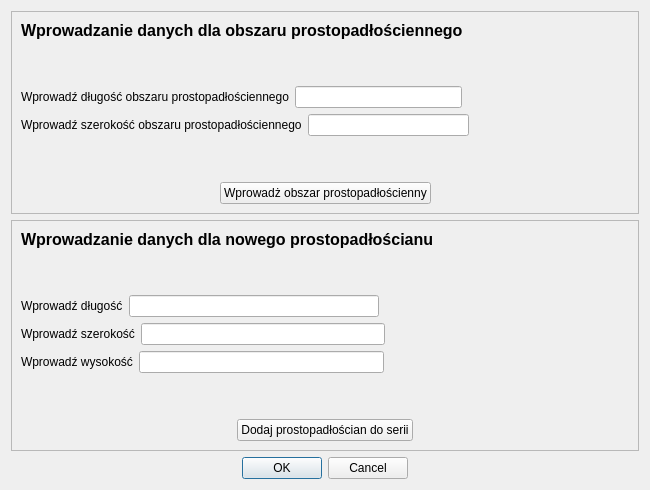
<?xml version="1.0" encoding="UTF-8"?>
<ui version="4.0">
 <class>ManualDataInsertForm</class>
 <widget class="QWidget" name="ManualDataInsertForm">
  <property name="windowModality">
   <enum>Qt::ApplicationModal</enum>
  </property>
  <property name="geometry">
   <rect>
    <x>0</x>
    <y>0</y>
    <width>650</width>
    <height>490</height>
   </rect>
  </property>
  <property name="windowTitle">
   <string>Ręczne wprowadzanie danych</string>
  </property>
  <layout class="QGridLayout" name="gridLayout_3">
   <item row="0" column="0">
    <widget class="QFrame" name="frame">
     <property name="frameShape">
      <enum>QFrame::StyledPanel</enum>
     </property>
     <property name="frameShadow">
      <enum>QFrame::Raised</enum>
     </property>
     <layout class="QGridLayout" name="gridLayout_2">
      <item row="5" column="0">
       <layout class="QHBoxLayout" name="horizontalLayout_3">
        <item>
         <spacer name="horizontalSpacer_7">
          <property name="orientation">
           <enum>Qt::Horizontal</enum>
          </property>
          <property name="sizeHint" stdset="0">
           <size>
            <width>40</width>
            <height>20</height>
           </size>
          </property>
         </spacer>
        </item>
        <item>
         <widget class="QPushButton" name="sphereButton">
          <property name="text">
           <string>Wprowadż obszar prostopadłościenny</string>
          </property>
         </widget>
        </item>
        <item>
         <spacer name="horizontalSpacer_12">
          <property name="orientation">
           <enum>Qt::Horizontal</enum>
          </property>
          <property name="sizeHint" stdset="0">
           <size>
            <width>40</width>
            <height>20</height>
           </size>
          </property>
         </spacer>
        </item>
       </layout>
      </item>
      <item row="2" column="0">
       <layout class="QHBoxLayout" name="horizontalLayout">
        <item>
         <widget class="QLabel" name="label_5">
          <property name="text">
           <string>Wprowadź długość obszaru prostopadłościennego</string>
          </property>
         </widget>
        </item>
        <item>
         <widget class="QLineEdit" name="sphereLengthLineEdit"/>
        </item>
        <item>
         <spacer name="horizontalSpacer_5">
          <property name="orientation">
           <enum>Qt::Horizontal</enum>
          </property>
          <property name="sizeHint" stdset="0">
           <size>
            <width>40</width>
            <height>20</height>
           </size>
          </property>
         </spacer>
        </item>
       </layout>
      </item>
      <item row="3" column="0">
       <layout class="QHBoxLayout" name="horizontalLayout_4">
        <item>
         <widget class="QLabel" name="label">
          <property name="text">
           <string>Wprowadź szerokość obszaru prostopadłościennego</string>
          </property>
         </widget>
        </item>
        <item>
         <widget class="QLineEdit" name="sphereWidthLineEdit"/>
        </item>
        <item>
         <spacer name="horizontalSpacer_6">
          <property name="orientation">
           <enum>Qt::Horizontal</enum>
          </property>
          <property name="sizeHint" stdset="0">
           <size>
            <width>40</width>
            <height>20</height>
           </size>
          </property>
         </spacer>
        </item>
       </layout>
      </item>
      <item row="0" column="0">
       <widget class="QLabel" name="label_7">
        <property name="text">
         <string>&lt;html&gt;&lt;head/&gt;&lt;body&gt;&lt;p&gt;&lt;span style=&quot; font-size:12pt; font-weight:600;&quot;&gt;Wprowadzanie danych dla obszaru prostopadłościennego&lt;/span&gt;&lt;/p&gt;&lt;/body&gt;&lt;/html&gt;</string>
        </property>
       </widget>
      </item>
      <item row="4" column="0">
       <spacer name="verticalSpacer">
        <property name="orientation">
         <enum>Qt::Vertical</enum>
        </property>
        <property name="sizeHint" stdset="0">
         <size>
          <width>20</width>
          <height>40</height>
         </size>
        </property>
       </spacer>
      </item>
      <item row="1" column="0">
       <spacer name="verticalSpacer_2">
        <property name="orientation">
         <enum>Qt::Vertical</enum>
        </property>
        <property name="sizeHint" stdset="0">
         <size>
          <width>20</width>
          <height>40</height>
         </size>
        </property>
       </spacer>
      </item>
     </layout>
    </widget>
   </item>
   <item row="1" column="0">
    <widget class="QFrame" name="frame_2">
     <property name="frameShape">
      <enum>QFrame::StyledPanel</enum>
     </property>
     <property name="frameShadow">
      <enum>QFrame::Raised</enum>
     </property>
     <layout class="QGridLayout" name="gridLayout">
      <item row="4" column="0">
       <layout class="QHBoxLayout" name="horizontalLayout_7">
        <item>
         <widget class="QLabel" name="label_4">
          <property name="text">
           <string>Wprowadź wysokość</string>
          </property>
         </widget>
        </item>
        <item>
         <widget class="QLineEdit" name="cuboidHeightLineEdit"/>
        </item>
        <item>
         <spacer name="horizontalSpacer_4">
          <property name="orientation">
           <enum>Qt::Horizontal</enum>
          </property>
          <property name="sizeHint" stdset="0">
           <size>
            <width>40</width>
            <height>20</height>
           </size>
          </property>
         </spacer>
        </item>
       </layout>
      </item>
      <item row="3" column="0">
       <layout class="QHBoxLayout" name="horizontalLayout_6">
        <item>
         <widget class="QLabel" name="label_3">
          <property name="text">
           <string>Wprowadź szerokość</string>
          </property>
         </widget>
        </item>
        <item>
         <widget class="QLineEdit" name="cuboidWidthLineEdit"/>
        </item>
        <item>
         <spacer name="horizontalSpacer">
          <property name="orientation">
           <enum>Qt::Horizontal</enum>
          </property>
          <property name="sizeHint" stdset="0">
           <size>
            <width>40</width>
            <height>20</height>
           </size>
          </property>
         </spacer>
        </item>
       </layout>
      </item>
      <item row="6" column="0">
       <layout class="QHBoxLayout" name="horizontalLayout_8">
        <item>
         <spacer name="horizontalSpacer_11">
          <property name="orientation">
           <enum>Qt::Horizontal</enum>
          </property>
          <property name="sizeHint" stdset="0">
           <size>
            <width>40</width>
            <height>20</height>
           </size>
          </property>
         </spacer>
        </item>
        <item>
         <widget class="QPushButton" name="cuboidButton">
          <property name="text">
           <string>Dodaj prostopadłościan do serii</string>
          </property>
         </widget>
        </item>
        <item>
         <spacer name="horizontalSpacer_3">
          <property name="orientation">
           <enum>Qt::Horizontal</enum>
          </property>
          <property name="sizeHint" stdset="0">
           <size>
            <width>40</width>
            <height>20</height>
           </size>
          </property>
         </spacer>
        </item>
       </layout>
      </item>
      <item row="0" column="0">
       <widget class="QLabel" name="label_6">
        <property name="text">
         <string>&lt;html&gt;&lt;head/&gt;&lt;body&gt;&lt;p&gt;&lt;span style=&quot; font-size:12pt; font-weight:600;&quot;&gt;Wprowadzanie danych dla nowego prostopadłościanu&lt;/span&gt;&lt;/p&gt;&lt;/body&gt;&lt;/html&gt;</string>
        </property>
       </widget>
      </item>
      <item row="2" column="0">
       <layout class="QHBoxLayout" name="horizontalLayout_5">
        <item>
         <widget class="QLabel" name="label_2">
          <property name="text">
           <string>Wprowadź długość</string>
          </property>
         </widget>
        </item>
        <item>
         <widget class="QLineEdit" name="cuboidLengthLineEdit"/>
        </item>
        <item>
         <spacer name="horizontalSpacer_2">
          <property name="orientation">
           <enum>Qt::Horizontal</enum>
          </property>
          <property name="sizeHint" stdset="0">
           <size>
            <width>40</width>
            <height>20</height>
           </size>
          </property>
         </spacer>
        </item>
       </layout>
      </item>
      <item row="1" column="0">
       <spacer name="verticalSpacer_3">
        <property name="orientation">
         <enum>Qt::Vertical</enum>
        </property>
        <property name="sizeHint" stdset="0">
         <size>
          <width>20</width>
          <height>40</height>
         </size>
        </property>
       </spacer>
      </item>
      <item row="5" column="0">
       <spacer name="verticalSpacer_4">
        <property name="orientation">
         <enum>Qt::Vertical</enum>
        </property>
        <property name="sizeHint" stdset="0">
         <size>
          <width>20</width>
          <height>40</height>
         </size>
        </property>
       </spacer>
      </item>
     </layout>
    </widget>
   </item>
   <item row="2" column="0">
    <layout class="QHBoxLayout" name="horizontalLayout_9">
     <item>
      <spacer name="horizontalSpacer_9">
       <property name="orientation">
        <enum>Qt::Horizontal</enum>
       </property>
       <property name="sizeHint" stdset="0">
        <size>
         <width>40</width>
         <height>20</height>
        </size>
       </property>
      </spacer>
     </item>
     <item>
      <widget class="QDialogButtonBox" name="buttonBox">
       <property name="sizePolicy">
        <sizepolicy hsizetype="Fixed" vsizetype="Fixed">
         <horstretch>0</horstretch>
         <verstretch>0</verstretch>
        </sizepolicy>
       </property>
       <property name="standardButtons">
        <set>QDialogButtonBox::Cancel|QDialogButtonBox::Ok</set>
       </property>
      </widget>
     </item>
     <item>
      <spacer name="horizontalSpacer_10">
       <property name="orientation">
        <enum>Qt::Horizontal</enum>
       </property>
       <property name="sizeHint" stdset="0">
        <size>
         <width>40</width>
         <height>20</height>
        </size>
       </property>
      </spacer>
     </item>
    </layout>
   </item>
  </layout>
 </widget>
 <resources/>
 <connections/>
</ui>
